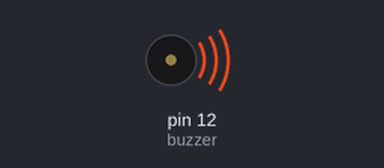
The sketch below on a simulated Arduino Uno, built with avr-gcc and run on an emulated ATmega328P. Shown: buzzer (waves = sounding).

Above: at 0.5 s.
At 10.5 s:
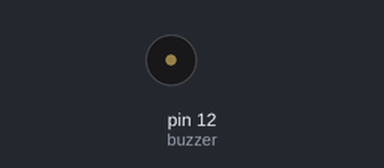
Timing chart, 0 to 16.9 s (numbered marks = the images above):
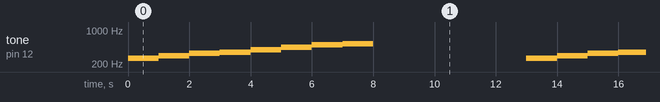

The sketch:

Buzzer_Piano.ino
```cpp
/*
  Arduino Buzzer Simple Piano
  Dev: Roland Liedtke
  Date: 30/12/2024
  Buzzer: 12mm with generator
  Version: 1
*/

const int buzzer = 12;


void setup(){
  pinMode(buzzer, OUTPUT);
}


void loop(){
  tone(buzzer, 261);   // Send 261 Hz sound signal...
  delay(1000);
  tone(buzzer, 293);
  delay(1000);
  tone(buzzer, 329);
  delay(1000);
  tone(buzzer, 349);
  delay(1000);
  tone(buzzer, 391);
  delay(1000);
  tone(buzzer, 440);
  delay(1000);
  tone(buzzer, 493);
  delay(1000);
  tone(buzzer, 523);
  delay(1000);

  noTone(buzzer);     // Stop sound...
  digitalWrite(buzzer, HIGH);
  delay(5000);        // ...for 1sec
}
```

Measured:
- by itself, tone on pin 12 (buzzer): repeats every 13.0 s: 293 Hz 1.0 s, 329 Hz 1.0 s, 349 Hz 1.0 s, 391 Hz 1.0 s, 440 Hz 1.0 s, 493 Hz 1.0 s, 523 Hz 1.0 s, silent 5.0 s, 261 Hz 1.0 s
